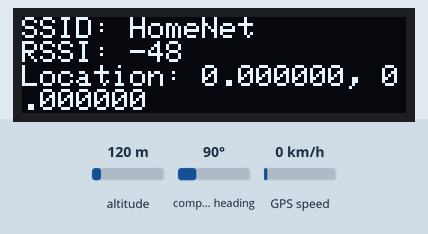
This sketch was run on a simulated ESP32. Parts: 128×32 one-colour display. Inputs (shaded band) come from the test bench; at power-on: altitude 120 m, compass heading 90°, GPS speed 0 km/h. A WiFi scan finds three made-up networks; storage starts empty; the GPS gets a fix after 3 s at 37.7749, -122.4194 with 8 satellites.

Above: at 2.2 s.
At 7.3 s:
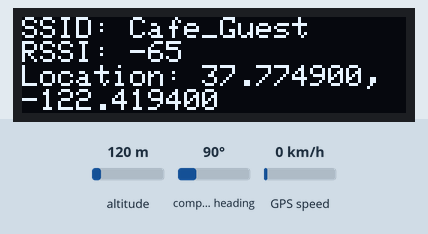
At 24.3 s:
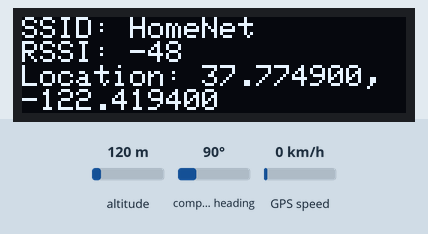
At 34.4 s:
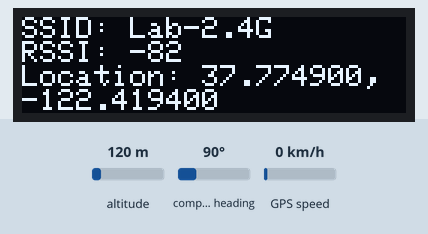

Measured:
- what the display in image 0 shows lasts 5.0 s, from 2.2 s to 7.2 s

The sketch:

ESP32MiniDriver.ino
```cpp
// Port from Joshep Hewitt wardriver.uk code for the ESP32


#include <Wire.h>
#include <Adafruit_GFX.h>
#include <Adafruit_SSD1306.h>
#include <WiFi.h>
#include <TinyGPS++.h>
#include <SD.h>

#define SCREEN_WIDTH 128
#define SCREEN_HEIGHT 32
#define OLED_RESET -1
Adafruit_SSD1306 display(SCREEN_WIDTH, SCREEN_HEIGHT, &Wire, OLED_RESET);

TinyGPSPlus gps;
HardwareSerial GPS_Serial(1);

File file;

void setup() {
  Serial.begin(115200);
  GPS_Serial.begin(9600, SERIAL_8N1, 16, 17);
  display.begin(SSD1306_SWITCHCAPVCC, 0x3C);

  WiFi.mode(WIFI_STA);
  WiFi.disconnect();
  delay(100);

  if(!SD.begin()){
    Serial.println("Card Mount Failed");
    return;
  }
  file = SD.open("/wifi_gps_data.csv", FILE_WRITE);
  if(!file){
    Serial.println("Failed to open file for writing");
    return;
  }
  file.println("SSID,RSSI,GPS Latitude,GPS Longitude");
}

void loop() {
  int n = WiFi.scanNetworks();
  for (int i = 0; i < n; i++) {
    while (GPS_Serial.available() > 0) {
      gps.encode(GPS_Serial.read());
    }
    String data = String(WiFi.SSID(i)) + "," + String(WiFi.RSSI(i)) + "," + String(gps.location.lat(), 6) + "," + String(gps.location.lng(), 6);
    file.println(data);
    display.clearDisplay();
    display.setTextSize(1);
    display.setTextColor(WHITE);
    display.setCursor(0, 0);
    display.println("SSID: " + WiFi.SSID(i));
    display.println("RSSI: " + String(WiFi.RSSI(i)));
    display.println("Location: " + String(gps.location.lat(), 6) + ", " + String(gps.location.lng(), 6));
    display.display();
    delay(5000);
  }
  WiFi.scanDelete();
  delay(5000);
}
```
